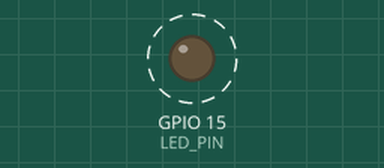
Simulated run of this sketch. Board: ESP32. On the bench: output pins drawn as LEDs (lit = HIGH). Dashed ring = blinking.

Above: at 0.5 s.
Timing chart, 0 to 4.6 s (numbered marks = the images above):
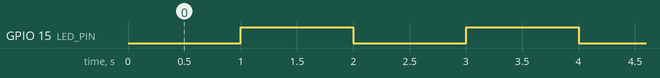

Measured:
- by itself, GPIO 15 (LED_PIN): alternates HIGH for 1.0 s and LOW for 1.0 s

The sketch:

02_Hardware_Timer.ino
```cpp
// Hardware Timer LED Toggle Example
#define LED_PIN 15  // Change to your board's LED pin (e.g., GPIO 2 or 38)

hw_timer_t *timer = NULL;
volatile bool toggleFlag = false;

// ISR triggered every 1 second
void ARDUINO_ISR_ATTR onTimer() {
  toggleFlag = true; // Set flag to handle pin toggle in main loop
}

void setup() {
  pinMode(LED_PIN, OUTPUT);

  // 1. Initialize timer with 1 MHz frequency (1 tick = 1 microsecond)
  timer = timerBegin(1000000);

  // 2. Attach ISR callback to the timer
  timerAttachInterrupt(timer, &onTimer);

  // 3. Set alarm to trigger every 1,000,000 µs (1 sec) with auto-reload (true)
  timerAlarm(timer, 1000000, true, 0);
}

void loop() {
  if (toggleFlag) {
    toggleFlag = false; // Clear flag
    digitalWrite(LED_PIN, !digitalRead(LED_PIN)); // Toggle LED state
  }
}
```
